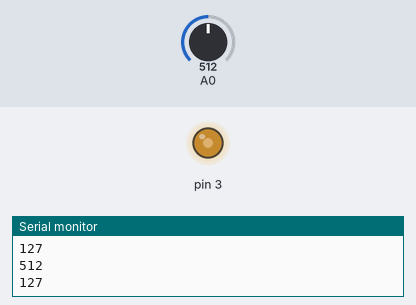
Recording of a sketch running on a simulated Arduino Uno, built with avr-gcc and run on an emulated ATmega328P. Shown: output pins drawn as LEDs (lit = HIGH), the last lines printed to the serial monitor. The test bench sets the inputs (shaded band); at power-on: A0 = 512.

Above: at 1.2 s.
1.3 s: A0 set to 306
At 2.4 s:
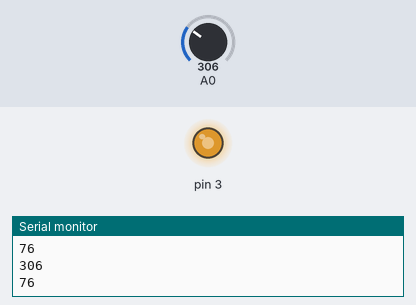
2.8 s: A0 set to 122
At 3.8 s:
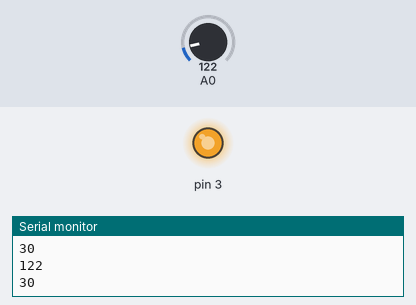
4.3 s: A0 set to 900
At 5.2 s:
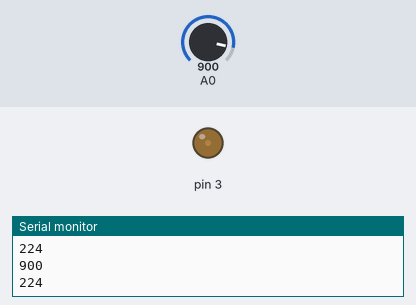
5.8 s: A0 set to 1023
At 6.7 s:
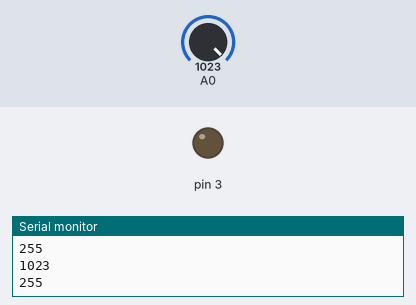
7.3 s: A0 set to 511
At 8.1 s:
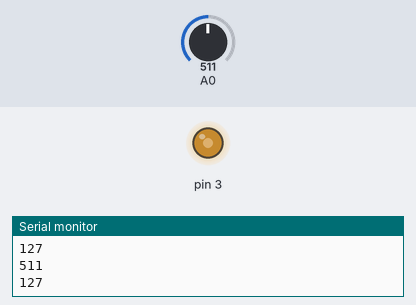
Timing chart, 0 to 9.8 s (numbered marks = the images above; inputs shaded):
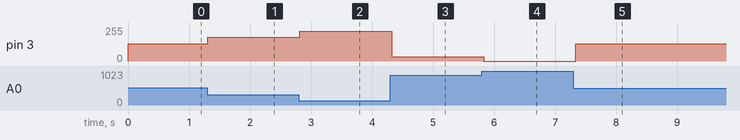

The sketch:

ldr.ino
```cpp
void setup()
{
  Serial.begin(9600);
  pinMode(3,OUTPUT);
}
void loop()
{int i=analogRead(A0);
 int j=map(i,0,1023,0,255);
 Serial.println(i);
 Serial.println(j);
 analogWrite(3,(255-j));
 delay(100);
}
```

Measured:
- after the input at 1.3 s, pin 3: 128/255 → 179/255 at once
- after the input at 2.8 s, pin 3: 179/255 → 225/255 at once
- after the input at 4.3 s, pin 3: 225/255 → 31/255 at once
- after the input at 5.8 s, pin 3: 31/255 → 0/255 at once
- after the input at 7.3 s, pin 3: 0/255 → 128/255 at once
